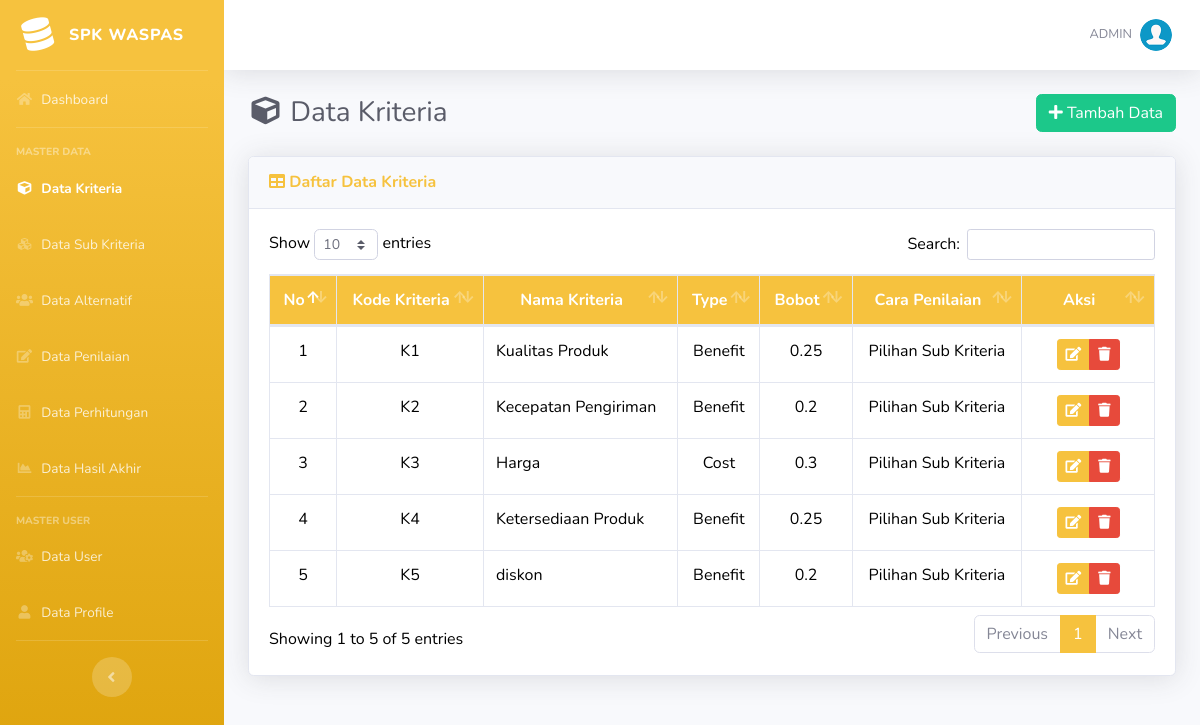
The app's page /list-kriteria.php (signed in) with its own data.
### tables this page shows
CREATE TABLE `kriteria` (
  `id_kriteria` int(11) NOT NULL,
  `kode_kriteria` varchar(10) NOT NULL,
  `nama` varchar(50) NOT NULL,
  `type` enum('Benefit','Cost') NOT NULL,
  `bobot` float NOT NULL,
  `ada_pilihan` tinyint(1) DEFAULT NULL
);

### list-kriteria.php (the view, shortened to what this page needs)
<?php
require_once('includes/init.php');
require_once('template/header.php');
?>
<div class="d-sm-flex align-items-center justify-content-between mb-4">
    <h1 class="h3 mb-0 text-gray-800"><i class="fas fa-fw fa-cube"></i> Data Kriteria</h1>
    <a href="tambah-kriteria.php" class="btn btn-success"> <i class="fa fa-plus"></i> Tambah Data </a>
</div>
<div class="card shadow mb-4">
    <div class="card-header py-3">
        <h6 class="m-0 font-weight-bold text-warning"><i class="fa fa-table"></i> Daftar Data Kriteria</h6>
    </div>
    <div style="color:black;" class="card-body">
		<div class="table-responsive">
			<table class="table table-bordered" id="dataTable" width="100%" cellspacing="0">
				<thead class="bg-warning text-white">
					<tr align="center">
						<th>No</th>
						<th>Kode Kriteria</th>
						<th>Nama Kriteria</th>
						<th>Type</th>
						<th>Bobot</th>
						<th>Cara Penilaian</th>
						<th width="15%">Aksi</th>
					</tr>
				</thead>
				<tbody>
				<?php
				$no = 1;
				$query = mysqli_query($koneksi,"SELECT * FROM kriteria ORDER BY kode_kriteria ASC");
				while($data = mysqli_fetch_array($query)):
				?>
					<tr style="color:black;" align="center">
						<td><?php echo $no; ?></td>
						<td><?php echo $data['kode_kriteria']; ?></td>
						<td align="left"><?php echo $data['nama']; ?></td>
						<td><?php echo $data['type']; ?></td>
						<td><?php echo $data['bobot']; ?></td>
						<td><?php echo ($data['ada_pilihan']) ? 'Pilihan Sub Kriteria': 'Input Langsung'; ?></td>
						<td>
							<div class="btn-group" role="group">
								<a data-toggle="tooltip" data-placement="bottom" title="Edit Data" href="edit-kriteria.php?id=<?php echo $data['id_kriteria']; ?>" class="btn btn-warning btn-sm"><i class="fa fa-edit"></i></a>
								<a  data-toggle="tooltip" data-placement="bottom" title="Hapus Data" href="hapus-kriteria.php?id=<?php echo $data['id_kriteria']; ?>" onclick="return confirm ('Apakah anda yakin untuk meghapus data ini')" class="btn btn-danger btn-sm"><i class="fa fa-trash"></i></a>
							</div>
						</td>
					</tr>
					<?php
					$no++;
					endwhile; ?>
				</tbody>
			</table>
		</div>
	</div>
</div>
<?php
require_once('template/footer.php');
?>

### records on screen
kriteria: kode_kriteria "K1", nama "Kualitas Produk", type "Benefit", bobot "0.25", ada_pilihan "Pilihan Sub Kriteria"
kriteria: kode_kriteria "K2", nama "Kecepatan Pengiriman", type "Benefit", bobot "0.2", ada_pilihan "Pilihan Sub Kriteria"
kriteria: kode_kriteria "K3", nama "Harga", type "Cost", bobot "0.3", ada_pilihan "Pilihan Sub Kriteria"
kriteria: kode_kriteria "K4", nama "Ketersediaan Produk", type "Benefit", bobot "0.25", ada_pilihan "Pilihan Sub Kriteria"
kriteria: kode_kriteria "K5", nama "diskon", type "Benefit", bobot "0.2", ada_pilihan "Pilihan Sub Kriteria"

### other values on screen
$_SESSION['username'] "ADMIN"
